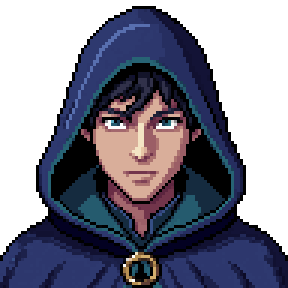
#> input picture art_library/assets/CH-01-portrait/image_image.png, 96 x 96 px, found by its file name (shown 3 times larger)
$ python make_hud_art.py
#> lines starting #> are read from the running program, lines starting #| are printed output that depends on the picture
"""Build the HUD art in game/assets/ui/ from reviewed Pixel Lab images.

Usage: python3 tools/make_hud_art.py
- bar_frame.png: the bronze bar frame cropped to its edges; the HUD
  stretches it as a nine-patch around the life and mana fills.
- life_flask.png / mana_flask.png: one generated flask, cropped; the mana
  flask is the same flask with its red liquid shifted to blue, so the pair
  matches. LIQUID_TOP is the first liquid row in the cropped image.
- skill_firebolt.png / skill_frost_nova.png / skill_dash.png / skill_wind_slash.png /
  skill_wind_wave.png: 32x32 skill bar icons.
- exp_frame.png: the left one of the two bars the generator drew side by
  side, stretched as a nine-patch around the experience fill.
"""
import colorsys
from pathlib import Path

from PIL import Image

ROOT = Path(__file__).resolve().parents[1]
ART = ROOT / 'art_library/assets'
OUT = ROOT / 'game/assets/ui'
# Liquid starts at this row of the uncropped flask; the cork above it has reddish pixels too.
LIQUID_ROW = 11


def generated(asset_id):
    return Image.open(ART / asset_id / 'image_image.png').convert('RGBA')


def cropped(image):
    return image.crop(image.getchannel('A').getbbox())


# Shifts the red liquid below LIQUID_ROW to a new hue.
def recolour_liquid(image, hue):
    result = image.copy()
    pixels = result.load()
    for y in range(LIQUID_ROW, image.height):
        for x in range(image.width):
            r, g, b, a = pixels[x, y]
            h, s, v = colorsys.rgb_to_hsv(r / 255, g / 255, b / 255)
            if a and s > 0.3 and (h < 0.08 or h > 0.9):
                r2, g2, b2 = colorsys.hsv_to_rgb(hue / 360, s, v)
                pixels[x, y] = (round(r2 * 255), round(g2 * 255), round(b2 * 255), a)
    return result


OUT.mkdir(parents=True, exist_ok=True)
flask = generated('HUD-life-flask-b')
#> in generated, returned value is the input picture: PIL image 96x96 RGBA; mean R, G, B, A 32.2, 32.5, 47.6, 158.9
top = flask.getchannel('A').getbbox()[1]
#> top = 2
outputs = {
    'bar_frame': cropped(generated('HUD-bar-frame-a')),
    'life_flask': cropped(flask),
    'mana_flask': cropped(recolour_liquid(flask, 222)),
    'skill_firebolt': generated('HUD-skill-firebolt-b'),
    'skill_frost_nova': generated('HUD-skill-frost-nova-a'),
    'exp_frame': generated('HUD-exp-frame-a').crop((3, 7, 84, 25)),
    'skill_dash': generated('HUD-skill-dash-b'),
    'skill_wind_slash': generated('HUD-skill-wind-slash-b'),
    'skill_wind_wave': generated('HUD-skill-wind-wave-a'),
}
#> in cropped, `return image.crop(image.getchannel('A').getbbox())`:
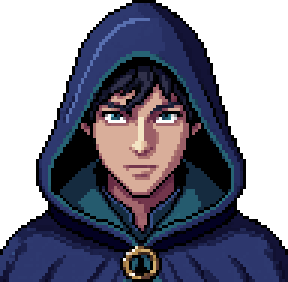
#> returned value: PIL image 96x94 RGBA (shown 3 times larger); mean R, G, B, A 32.9, 33.2, 48.6, 162.3; transparent parts drawn white
#> in cropped (call 3), `return image.crop(image.getchannel('A').getbbox())`:
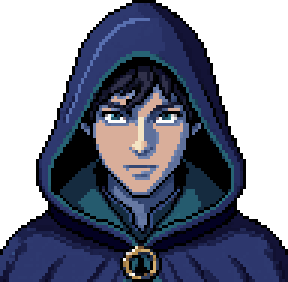
#> returned value: PIL image 96x94 RGBA (shown 3 times larger); mean R, G, B, A 29.8, 34.1, 51.1, 162.3; transparent parts drawn white
for name, image in outputs.items():
    image.save(OUT / f'{name}.png')
    print(f'{name}: {image.size[0]}x{image.size[1]}')
#> this loop made 9 passes
#> name on passes 1 to 9: 'bar_frame', 'life_flask', 'mana_flask', 'skill_firebolt', 'skill_frost_nova', 'exp_frame', 'skill_dash', 'skill_wind_slash', 'skill_wind_wave'
#| bar_frame: 96x94
#| life_flask: 96x94
#| mana_flask: 96x94
#| skill_firebolt: 96x96
#| skill_frost_nova: 96x96
#| exp_frame: 81x18
#| skill_dash: 96x96
#| skill_wind_slash: 96x96
#> (further printed lines are left out)
print('flask LIQUID_TOP =', LIQUID_ROW - top)
#| flask LIQUID_TOP = 9
